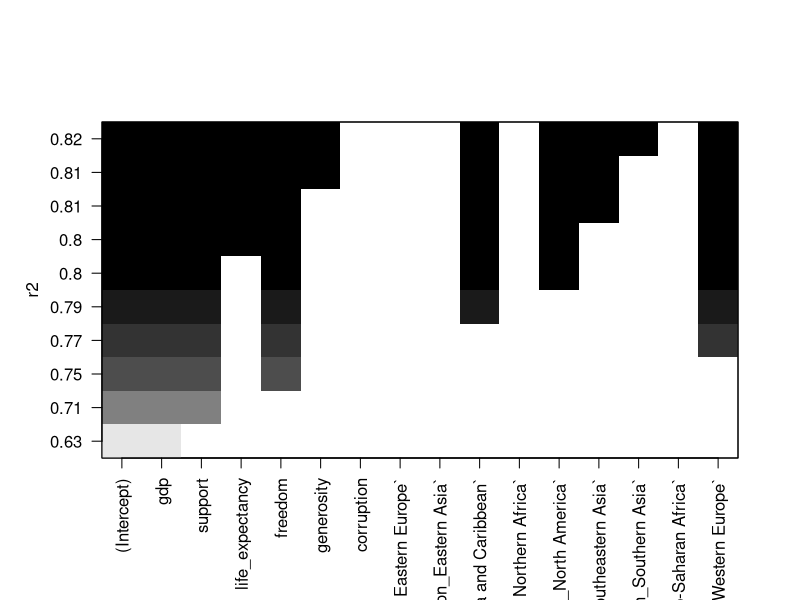
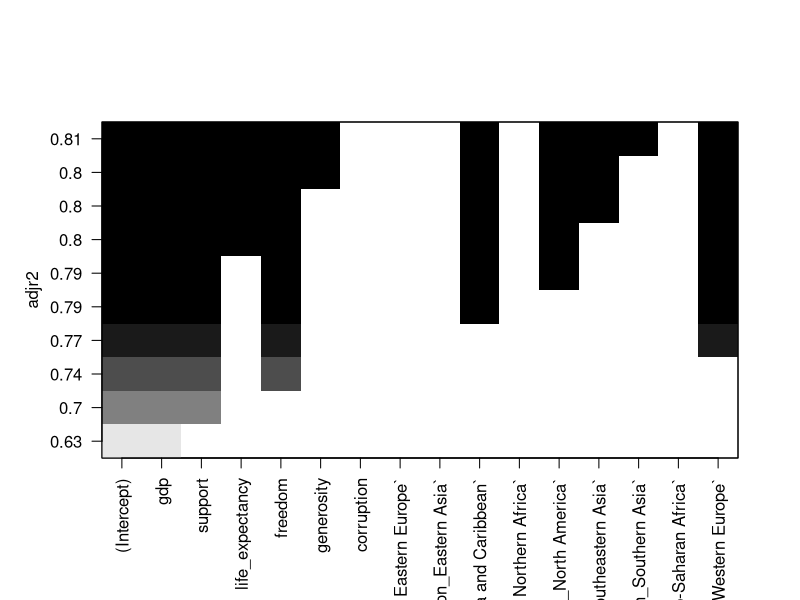
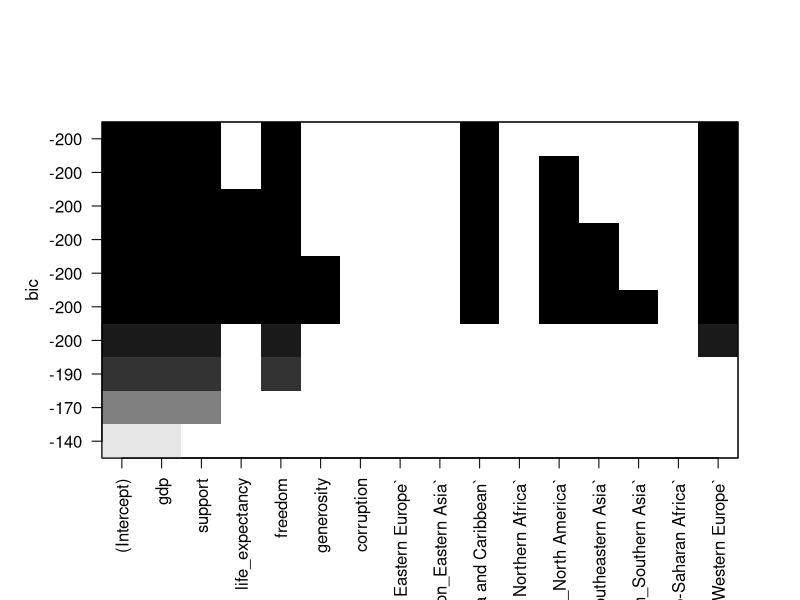
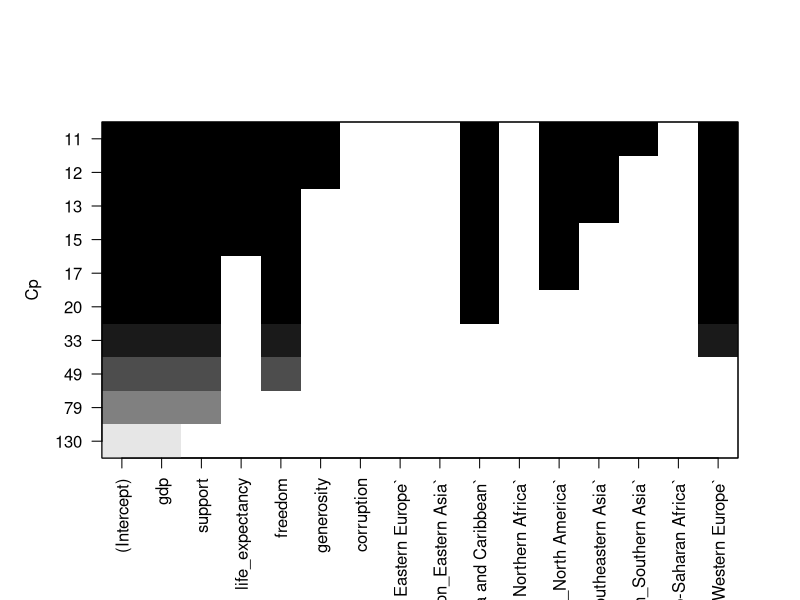
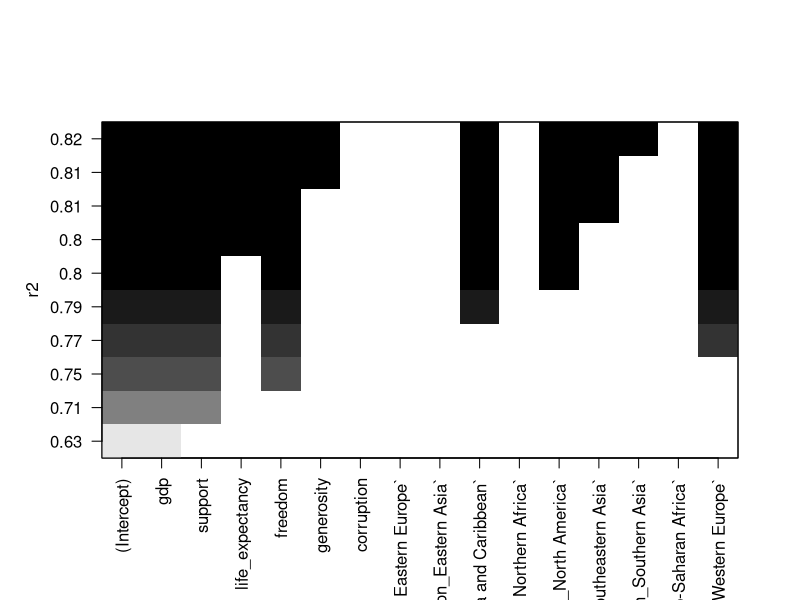
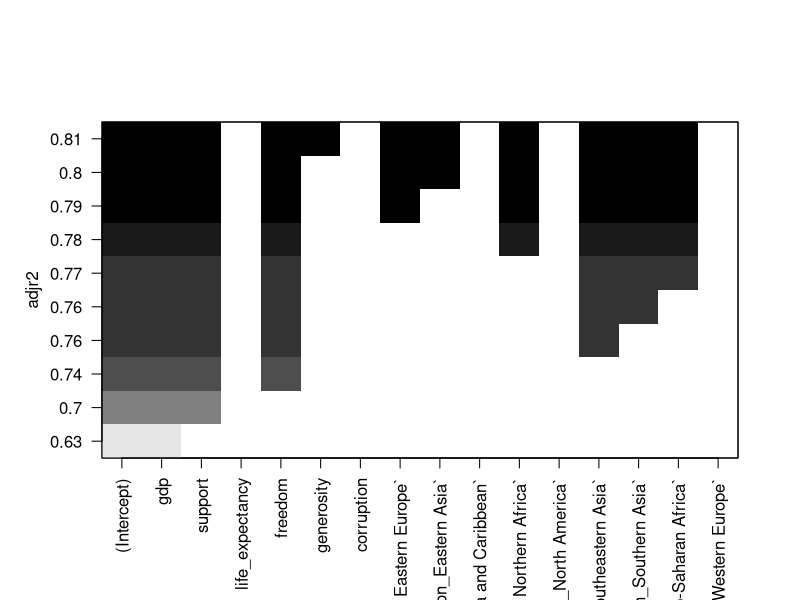
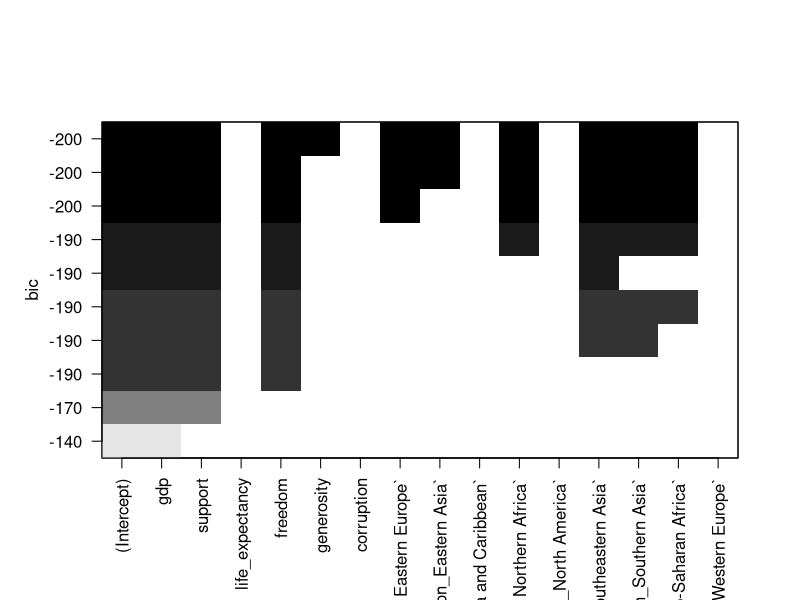
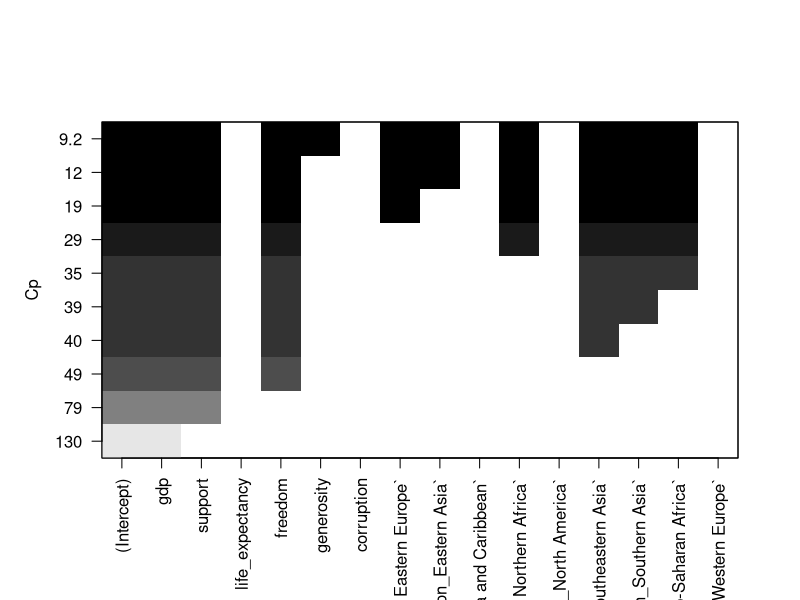

Here is the R script that generated these plots, in order: (Note: this script raises an error after producing the figures.)
## ---- chunk 1
knitr::opts_chunk$set(echo = TRUE)
## ---- chunk 2
#Install and import package to deal with the categorical variable, region.
if (!require(fastDummies)) install.packages('fastDummies', dependencies = TRUE)
library(fastDummies)
if (!require(leaps)) install.packages('leaps', dependencies = TRUE)
library(leaps)
## ---- chunk 3
# Modified Box-cox by Dr Sunny Wang. You can minimize this code chunk.
box.cox <- function(x,y,intercept=TRUE, ylim=NULL, 
                    lambda =seq (-1, 1, len=21), transform.x=FALSE,verbose =TRUE, make.plot=TRUE)
{
  good.cases <- (y>0)
  y <- y[good.cases]
  x <- as.matrix(x)
  x <- x[good.cases, , drop=F]
  
  g <- exp(mean(log(y)))
  
  if(transform.x)
  { 
    x.pos <- vector(mode= "logical", length=ncol(x))
    for(j in 1:ncol(x))
      x.pos[j] <- (min(x[j]) > 0)
    x.name <- dimnames(x)[[2]]
    if( mode(x.name)=="NULL")
      x.name <- paste("X",1:ncol(x),sep="")
  } 
  
  log.lik <- vector(mode ="numeric",length=length(lambda))
  
  for(i in 1:length(lambda))
  {     
    if(lambda[i] !=0)
    {  

      z <- y^lambda[i]
      if (transform.x)
      {  
        x.new <- x 
        x.new.name <- x.name
        for(j in 1:ncol(x))
          if(x.pos[j])
          { 
            x.new[,j] <- x[,j]^lambda[i] 
            x.new.name[j] <- paste(x.name[j],"^",lambda[i], sep="")
          }
        
      }
      
    }
    
    else
    { 
      z<- log(y)
      if(transform.x)
      { 
        x.new <- x 
        x.new.name <- x.name
        for(j in 1:ncol(x))
          if(x.pos[j])
          { 
            x.new[,j] <- log(x[,j])
            x.new.name[j] <- paste("log(",x.name[j],")",sep="")
          }
      }
      
    }
    
    if(transform.x)
    {
      dimnames(x.new) <- list(NULL,x.new.name)
      reg <- lsfit(x.new,z,intercept=intercept) 
    }
    else 
      reg <- lsfit(x,z,intercept = intercept)
    
    if(verbose)
    { cat("Lambda:",lambda[i], "\n")
      ls.print(reg)
    }
    
    res <- reg$residuals
    ss.res <- sum(res^2)/g^(2.0*(lambda[i] - 1.0 ))
    if (lambda[i] !=0.0)
      ss.res <- ss.res/lambda[i]^2
    log.lik[i] <- -length(y)/2.0*log(ss.res)
  }
  
  if(make.plot)
  { 
    if(mode(ylim)=="NULL")
      ylim <- range(log.lik)
    plot(lambda,log.lik,ylim=ylim, ylab="Log Likelihood", type="b", lty=1)
    abline(max(log.lik)-3.8416/2,0,lty=2)
  }
  
  return(log.lik)
  
}
## ---- chunk 4
# Mallow's Ck by Dr Sunny Wang
leaps.ck <- function (X, Y, nbest =3) 
{
  # call leaps using C_k criterion, make plot of C_k versus k,
  # and return leaps output in a matrix for nicer output.
  # The matrix has two columns: for k and for C_k. The row labels
  # contain the regression labels.
  leaps.out <- leaps(X,Y,method="Cp",nbest=nbest)
  
  leaps.mat <- cbind(leaps.out$size,round(leaps.out$Cp,digits=4))
  
  colnames(leaps.mat) <- c("k","C_k")
  
  leaps.mat <- cbind(leaps.out$which, leaps.mat)
  
  return(leaps.mat)
  
} 
## ---- chunk 5
#Import the csv file
HAPPY <- read.csv("2019_happiness_cleaned.csv")
# Remove rank, as we will be using score as the response variable
HAPPY <- subset(HAPPY, select = -c(rank))
head(HAPPY)
## ---- chunk 6
#Create dummy variables
HAPPY2 <- dummy_cols(HAPPY, select_columns = "region")
# Drop the `region`, because we have converted it into dummy variables
# Drop the`Australia and New Zealand` region, because we need to ensure t(X) %*% X will be non-singular.
HAPPY2 <- subset(HAPPY2, select = -c(region, `region_Australia and New Zealand`))
head(HAPPY2)
## ---- chunk 7
# Model building

null_model2 <- lm(score~1, HAPPY2)
summary(null_model2)

# Currently: Not an optimal model. Needs to add interaction effects.
full_model2 <- lm(score~., HAPPY2)
summary(full_model2)
## ---- chunk 8
# Best subset selection: forward
result.leaps.forward <- regsubsets(score~., data=HAPPY2, nvmax=10, method="forward") # run best subsets selection

# Maybe ignore R^2 for now, not preferable criteria
# Note that AIC isn't a thing for this
plot(result.leaps.forward, scale="r2")

plot(result.leaps.forward, scale="adjr2")
plot(result.leaps.forward, scale="bic")
plot(result.leaps.forward, scale="Cp")

## ---- chunk 9
# reg_summary <- summary(result.leaps.forward) # get a summary of the models
# plot(reg_summary$bic, xlab = "Number of Variables", ylab = "BIC", type = "b")
# 
# # Extract coefficients for the model with, say, 4 predictors
# coef(result.leaps.forward, 4)
## ---- chunk 10
# Best subset selection: backward
result.leaps.backward <- regsubsets(score~., data=HAPPY2, nvmax=10, method="backward") 

# Maybe ignore R^2 for now, not preferable criteria
# Note that AIC isn't a thing for this
plot(result.leaps.forward, scale="r2")

plot(result.leaps.backward, scale="adjr2")
plot(result.leaps.backward, scale="bic")
plot(result.leaps.backward, scale="Cp")
## ---- chunk 11
# Best subset selection: seqrep
# Not sure if this is hybrid
result.leaps.seqrep <- regsubsets(score~., data=HAPPY2, nvmax=10, method="seqrep") 

# Maybe ignore R^2 for now, not preferable criteria
# Note that AIC isn't a thing for this
plot(result.leaps.seqrep, scale="r2")

plot(result.leaps.seqrep, scale="adjr2")
plot(result.leaps.seqrep, scale="bic")
plot(result.leaps.seqrep, scale="Cp")
## ---- chunk 12
# Look at last result for AIC and variables to select
step_forward <- step(null_model, scope=list(lower=null_model, upper=full_model), direction="forward")
## ---- chunk 13
step_backward <- step(null_model, scope=list(lower=null_model, upper=full_model), direction="backward")

## ---- chunk 14
step_both <- step(null_model, scope=list(lower=null_model, upper=full_model), direction="both")
## ---- chunk 15
